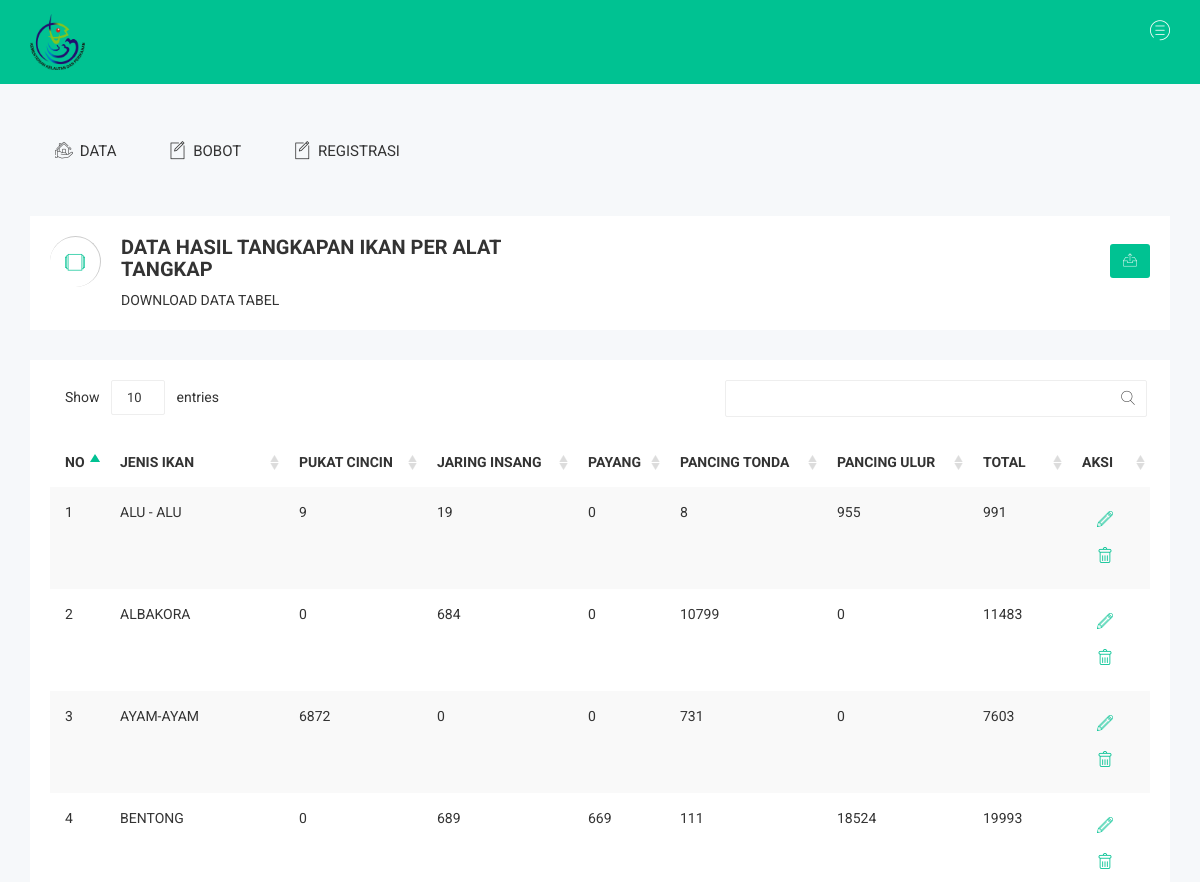
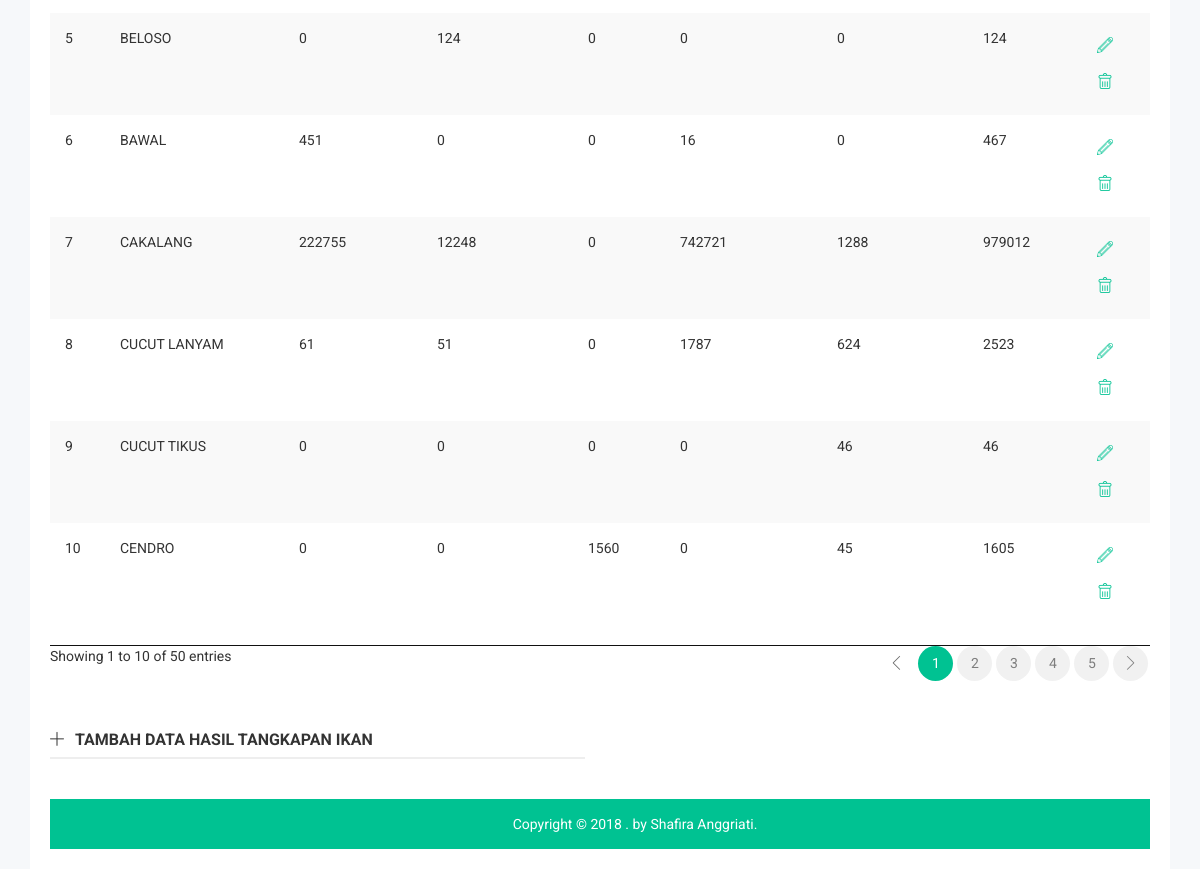
Screenshot of /admin/HASIL_TANGKAPAN.php with the database file from the repository (2 pictures, top to bottom).
### tables this page shows
CREATE TABLE `hasil_tangkapan` (
  `id` int(20) NOT NULL,
  `IKAN` varchar(100) NOT NULL,
  `PUKAT_CINCIN` int(100) NOT NULL,
  `JARING_INSANG` int(100) NOT NULL,
  `PAYANG` int(100) NOT NULL,
  `PANCING_TONDA` int(100) NOT NULL,
  `PANCING_ULUR` int(100) NOT NULL,
  `JUMLAH` int(100) NOT NULL
);

### admin/KODE.php (called while the page is built, shortened)
<?php
$conn = mysqli_connect("localhost","root","","perikanan");
function query($query)
{
	global $conn;
$result = mysqli_query($conn, $query);
$rows = [];
while ( $row = mysqli_fetch_assoc($result))
{
	$rows [] = $row;
}
return $rows;
}
?>

### admin/HASIL_TANGKAPAN.php (the view, shortened to what this page needs)
<?php
require'kode.php';
$tangkapan = query("SELECT * FROM hasil_tangkapan");
 ?>
<!doctype html>
<html class="no-js" lang="">
<head>
    <link rel="stylesheet" href="css/bootstrap.min.css">
    <link rel="stylesheet" href="css/font-awesome.min.css">
    <link rel="stylesheet" href="css/owl.carousel.css">
    <link rel="stylesheet" href="css/owl.theme.css">
    <link rel="stylesheet" href="css/owl.transitions.css">
    <link rel="stylesheet" href="css/meanmenu/meanmenu.min.css">
    <link rel="stylesheet" href="css/animate.css">
    <link rel="stylesheet" href="css/normalize.css">
    <link rel="stylesheet" href="css/wave/waves.min.css">
    <link rel="stylesheet" href="css/wave/button.css">
    <link rel="stylesheet" href="css/scrollbar/jquery.mCustomScrollbar.min.css">
    <link rel="stylesheet" href="css/jvectormap/jquery-jvectormap-2.0.3.css">
    <link rel="stylesheet" href="css/notika-custom-icon.css">
    <link rel="stylesheet" href="css/jquery.dataTables.min.css">
    <link rel="stylesheet" href="css/wave/waves.min.css">
    <link rel="stylesheet" href="css/main.css">
    <link rel="stylesheet" href="style.css">
    <link rel="stylesheet" href="css/responsive.css">
</head>
<body>
<div class="header-top-area">
        <div class="container">
            <div class="row">
                <div class="col-lg-4 col-md-4 col-sm-12 col-xs-12">
                    <div class="logo-area">
                        <a href="#"><img src="images/logo.png" width="55" alt="" /></a>
                    </div>
                </div>
                <div class="col-lg-8 col-md-8 col-sm-12 col-xs-12">
                    <div class="header-top-menu">
                        <ul class="nav navbar-nav notika-top-nav">
                            <li class="nav-item"><a href="#" data-toggle="dropdown" role="button" aria-expanded="false" class="nav-link dropdown-toggle"><span><i class="notika-icon notika-menus"></i></span></a>
                            </li>
                        </ul>
                    </div>
                </div>
            </div>
        </div>
    </div>
    <div class="main-menu-area mg-tb-40">
        <div class="container">
            <div class="row">
                <div class="col-lg-12 col-md-12 col-sm-12 col-xs-12">
                    <ul class="nav nav-tabs notika-menu-wrap menu-it-icon-pro">
                        <li><a data-toggle="tab" href="#Home"><i class="notika-icon notika-house"></i> DATA</a>
                        </li>
                        <li><a data-toggle="tab" href="#BOBOT"><i class="notika-icon notika-edit"></i> BOBOT</a>
                        </li>
                        <li><a data-toggle="tab" href="#Interface"><i class="notika-icon notika-edit"></i> REGISTRASI</a>
                        </li>
                    </ul>
                </div>
            </div>
        </div>
    </div>
    <div class="breadcomb-area">
        <div class="container">
            <div class="row">
                <div class="col-lg-12 col-md-12 col-sm-12 col-xs-12">
                    <div class="breadcomb-list">
                        <div class="row">
                            <div class="col-lg-6 col-md-6 col-sm-6 col-xs-12">
                                <div class="breadcomb-wp">
                                    <div class="breadcomb-icon">
                                        <i class="notika-icon notika-windows"></i>
                                    </div>
                                    <div class="breadcomb-ctn">
                                        <h2>DATA HASIL TANGKAPAN IKAN PER ALAT TANGKAP</h2>
                                        <p>DOWNLOAD DATA <span class="bread-ntd">TABEL</span></p>
                                    </div>
                                </div>
                            </div>
                            <div class="col-lg-6 col-md-6 col-sm-6 col-xs-3">
                                <div class="breadcomb-report">
                                    <button data-toggle="tooltip" data-placement="left" title="Download Report" class="btn"><i class="notika-icon notika-sent"></i></button>
                                </div>
                            </div>
                        </div>
                    </div>
                </div>
            </div>
        </div>
    </div>
    <div class="data-table-area">
        <div class="container">
            <div class="row">
                <div class="col-lg-12 col-md-12 col-sm-12 col-xs-12">
                    <div class="data-table-list">
                        <div class="table-responsive">
                            <table id="data-table-basic" class="table table-striped">
                                <thead>
                                    <tr>
                                        <th>NO</th>
                                        <th>JENIS IKAN</th>
                                        <th>PUKAT CINCIN</th>
                                        <th>JARING INSANG</th>
                                        <th>PAYANG</th>
                                        <th>PANCING TONDA</th>
                                        <th>PANCING ULUR</th>
                                        <th>TOTAL</th>
                                        <th>AKSI</th>
                                    </tr>
                                </thead>
                                <tbody>
                                    <?php $i = 1; ?>
                                        <?php foreach ($tangkapan as $row) :
                                        ?>
                                        <tr>
                                          <td><?= $i; ?></td>
                                          <td><?= $row["IKAN"];?></td>
                                          <td><?= $row["PUKAT_CINCIN"];?></td>
                                          <td><?= $row["JARING_INSANG"];?></td>
                                          <td><?= $row["PAYANG"];?></td>
                                          <td><?= $row["PANCING_TONDA"];?></td>
                                          <td><?= $row["PANCING_ULUR"];?></td>
                                          <td><?= $row["JUMLAH"];?></td>
                                          <td>
                                              <form method="post" action="">
                                             <div class="inbox-area">
                                                    <div class="row">
                                                      <div class="col-lg-3 col-md-3 col-sm-4 col-xs-12">
                                                          <div class="inbox-status">
                                                              <ul class="inbox-st-nav inbox-ft">
                                                                 <li><a href="UBAH_TANGKAPAN.php?id=<?= $row["id"]; ?>"><i class="notika-icon notika-draft"></i></a></li>
                                                             </ul>
                                                    </div>
                                                </div>
                                            </div>
                                        </form>
                                            <form method="post" action="" onclick= "return confirm('yakin?')">
                                                 <div class="inbox-area">
                                                    <div class="row">
                                                     <div class="col-lg-3 col-md-3 col-sm-4 col-xs-12">
                                                             <div class="inbox-status">
                                                                  <ul class="inbox-st-nav inbox-ft">
                                                                  <li><a href="HAPUS_TANGKAPAN.php?id=<?= $row["id"]; ?>"><i class="notika-icon notika-trash"></i></a></li>
                                                                  </ul>
                                                             </div>
                                                        </div>
                                                    </div>
                                                </div>
                                         </form>
                                          </td>
                                      </tr>
                                      <?php $i++ ?>
                                  <?php endforeach; ?>
                            </table>
                        </div>
                    </div>
                </div>
            </div>
        </div>
    </div>
    <div class="accordion-area">
        <div class="container">
            <div class="row">
                <div class="col-lg-12 col-md-12 col-sm-12 col-xs-12">
                    <div class="accordion-wn-wp">
                        <div class="row">
                            <div class="col-lg-6 col-md-6 col-sm-6 col-xs-12">
                                <div class="accordion-stn">
                                    <div class="panel-group" data-collapse-color="nk-green" id="accordionGreen" role="tablist" aria-multiselectable="true">
                                        <div class="panel panel-collapse notika-accrodion-cus">
                                            <div class="panel-heading" role="tab">
                                                <h4 class="panel-title">
                                                    <a class="collapsed" data-toggle="collapse" data-parent="#accordionGreen" href="#accordionGreen-three" aria-expanded="false">
                                                            TAMBAH DATA HASIL TANGKAPAN IKAN
                                                        </a>
                                                </h4>
                                            </div>
                                        </div>
                                    </div>
                                </div>
                            </div>
                        </div>
                    </div>
                </div>
            </div>
    <div class="footer-copyright-area">
        <div class="container">
            <div class="row">
                <div class="col-lg-12 col-md-12 col-sm-12 col-xs-12">
                    <div class="footer-copy-right">
                        <p>Copyright © 2018
.  by <a href="https://colorlib.com">Shafira Anggriati</a>.</p>
                    </div>
                </div>
            </div>
        </div>
    </div>
</body>
</html>

### admin/css/main.css (style rules this page uses)
html { color: #222; font-size: 1em; line-height: 1.4; }
audio, canvas, iframe, img, svg, video { vertical-align: middle; }

### rows the page displays
hasil_tangkapan: IKAN "ALU - ALU", PUKAT_CINCIN "9", JARING_INSANG "19", PAYANG "0", PANCING_TONDA "8", PANCING_ULUR "955", JUMLAH "991"
hasil_tangkapan: IKAN "ALBAKORA", PUKAT_CINCIN "0", JARING_INSANG "684", PAYANG "0", PANCING_TONDA "10799", PANCING_ULUR "0", JUMLAH "11483"
hasil_tangkapan: IKAN "AYAM-AYAM", PUKAT_CINCIN "6872", JARING_INSANG "0", PAYANG "0", PANCING_TONDA "731", PANCING_ULUR "0", JUMLAH "7603"
hasil_tangkapan: IKAN "BENTONG", PUKAT_CINCIN "0", JARING_INSANG "689", PAYANG "669", PANCING_TONDA "111", PANCING_ULUR "18524", JUMLAH "19993"
hasil_tangkapan: IKAN "BELOSO", PUKAT_CINCIN "0", JARING_INSANG "124", PAYANG "0", PANCING_TONDA "0", PANCING_ULUR "0", JUMLAH "124"
hasil_tangkapan: IKAN "BAWAL", PUKAT_CINCIN "451", JARING_INSANG "0", PAYANG "0", PANCING_TONDA "16", PANCING_ULUR "0", JUMLAH "467"
hasil_tangkapan: IKAN "CAKALANG", PUKAT_CINCIN "222755", JARING_INSANG "12248", PAYANG "0", PANCING_TONDA "742721", PANCING_ULUR "1288", JUMLAH "979012"
hasil_tangkapan: IKAN "CUCUT LANYAM", PUKAT_CINCIN "61", JARING_INSANG "51", PAYANG "0", PANCING_TONDA "1787", PANCING_ULUR "624", JUMLAH "2523"
hasil_tangkapan: IKAN "CUCUT TIKUS", PUKAT_CINCIN "0", JARING_INSANG "0", PAYANG "0", PANCING_TONDA "0", PANCING_ULUR "46", JUMLAH "46"
hasil_tangkapan: IKAN "CENDRO", PUKAT_CINCIN "0", JARING_INSANG "0", PAYANG "1560", PANCING_TONDA "0", PANCING_ULUR "45", JUMLAH "1605"
